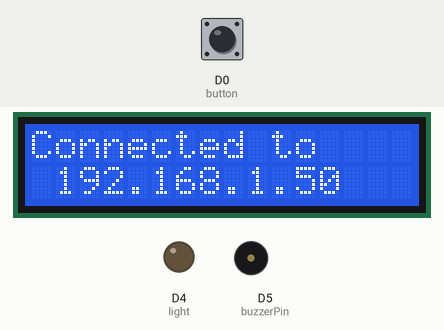
Bench run of a sketch on a simulated ESP8266 (NodeMCU). Shown: 16×2 character LCD, output pins drawn as LEDs (lit = HIGH), buzzer (waves = sounding). Inputs (shaded band) come from the test bench; at power-on: D0 (button) LOW. WiFi joins after 1.5 s; servers stay silent unless stated; what the sketch prints to the serial monitor is not drawn.

Above: at 1.7 s.
3.9 s: D0 (button) pulled HIGH for 3.2 s
At 7.26 s:
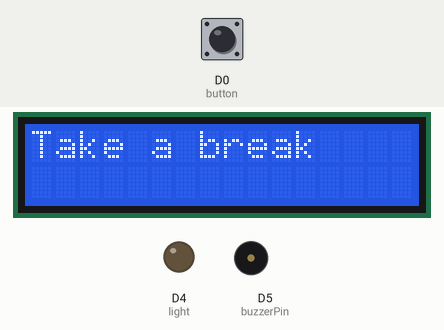
At 8.4 s:
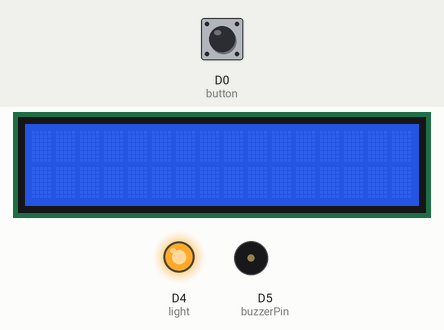
8.8 s: D0 (button) pulled HIGH for 1 s
At 10.2 s:
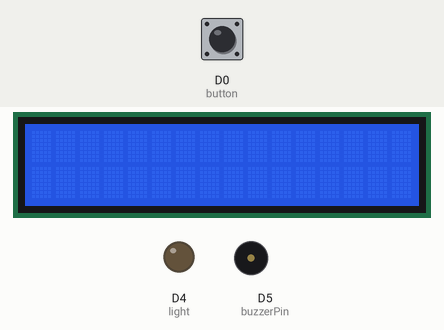
Timing chart, 0 to 12.0 s (numbered marks = the images above; inputs shaded):
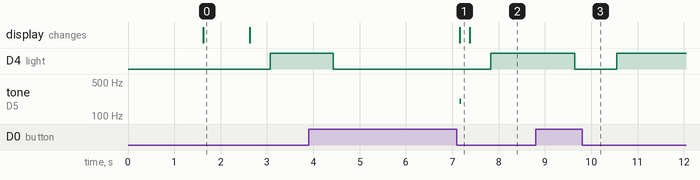

Measured:
- after the input at 3.9 s, D4 (light): HIGH → LOW after 0.53 s, → HIGH 3.4 s later; tone on D5 (buzzerPin): silent → 200 Hz after 3.3 s, → silent 0.03 s later; the display: changes after 3.3 s (image 1)
- after the input at 8.8 s, D4 (light): HIGH → LOW after 0.84 s, → HIGH 0.91 s later
- what the display in image 0 shows lasts 1.0 s, from 1.6 s to 2.6 s

The sketch:

main_with_firebase.ino
```cpp
#include <LiquidCrystal_I2C.h>
#include <Wire.h>
#include <ESP8266WiFi.h>
#include <FirebaseArduino.h>


#define FIREBASE_HOST "iot-chair.firebaseio.com"
#define FIREBASE_AUTH "jOmR0bmr2qJfsSNO1dbYT0YOydnrbpmCQG6zDpYg"

const char* ssid = "Xperia XA Dual";
const char* password = "firefire";

LiquidCrystal_I2C lcd(0x27, 16, 2);
const int button = D0;
const int light = LED_BUILTIN;
const int buzzerPin = D5;
int count = 0;
int max_time = 5;

void setup() {

Serial.begin(9600);
Wire.begin(D2, D1);
lcd.begin();
pinMode(button,INPUT);
pinMode(light,OUTPUT);
pinMode(buzzerPin, OUTPUT);
lcd.home();

WiFi.begin(ssid, password);
Serial.print("Connecting to ");
lcd.print("Connecting to ");
lcd.setCursor(1,1);
lcd.print(ssid);
Serial.print(ssid);

while (WiFi.status() != WL_CONNECTED) {
    Serial.print(".");
    delay(500);
}

lcd.clear();
Serial.println();
Serial.print("Connected to ");
lcd.print("Connected to");
lcd.setCursor(1,1);
lcd.println(WiFi.localIP());
Serial.println(ssid);
Serial.print("IP Address is : ");
Serial.println(WiFi.localIP());
Firebase.begin(FIREBASE_HOST, FIREBASE_AUTH);
delay(1000);
lcd.clear();
}

void loop() {

if (Firebase.failed())
  { delay(500);
    Firebase.begin(FIREBASE_HOST, FIREBASE_AUTH);
    Serial.println(Firebase.error());
    Serial.println("Connection to firebase failed. Reconnecting...");
    delay(500);
  }

byte val = digitalRead(button);
  if(val == HIGH){
    Firebase.setString("/status","Sitting");
    Firebase.setString("/timer","Started");

    if(count>max_time){
      Firebase.setInt("/expired",1);
      lcd.print("Take a break");
      Serial.println("takr a break");
      tone (buzzerPin,200);
      delay(30);
      noTone(buzzerPin);
      delay(30);
    }
    count+=1;
    Firebase.setInt("/count",count);
    digitalWrite(LED_BUILTIN,LOW);
  }else{
      Firebase.setString("/status","Not Detected");
      Firebase.setString("/timer","stopped");
      Firebase.setInt("/expired",0);
      digitalWrite(LED_BUILTIN,HIGH);
      count=0;
  }
  lcd.clear();
}
```
